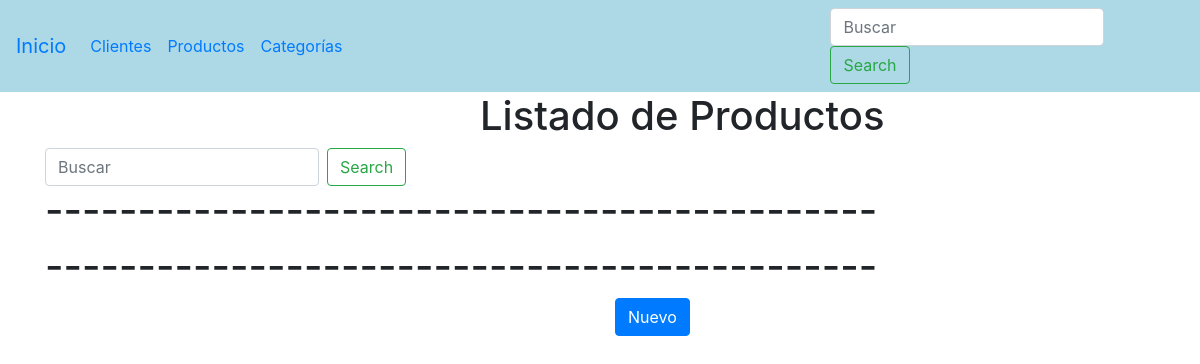
The app's page /producto/lista_productos/, older data.
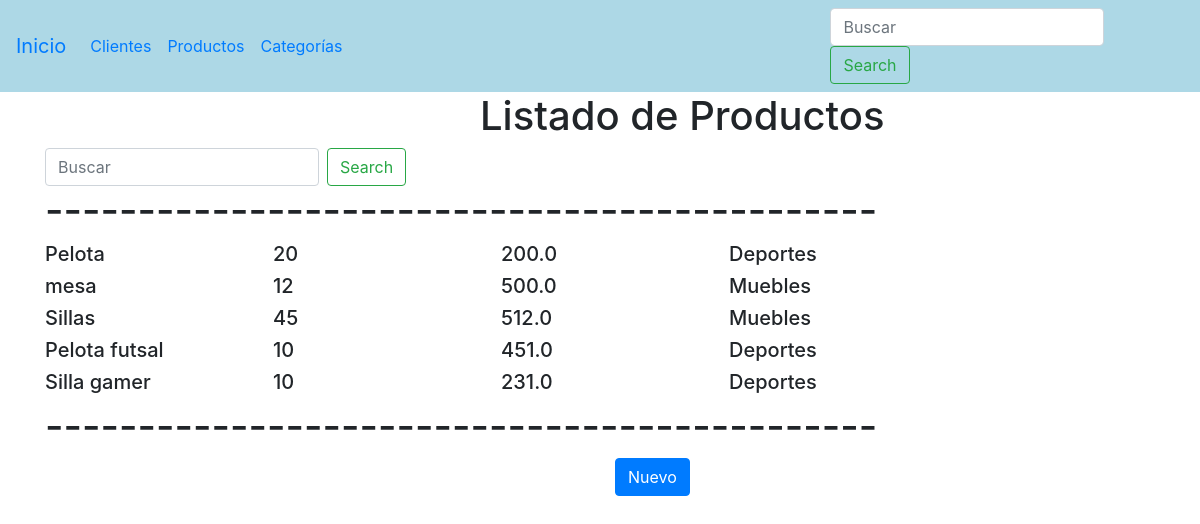
The same page, newer data.
### producto/models.py (models this page shows, shortened)
class Producto(models.Model):
    nombre=models.CharField(max_length=50)
    stock=models.IntegerField()
    precio=models.FloatField()
    categoria=models.ForeignKey(Categorias, on_delete=models.CASCADE)
    class Meta:
        verbose_name="Producto"
        verbose_name_plural="Productos"

### categorias/models.py (models this page shows)
class Categorias(models.Model):
     nombre=models.CharField(max_length=50)
     clasificacion=models.CharField(max_length=50)
     def __str__(self):
        return self.nombre

### producto/views.py (the view)
# urls.py: path('lista_productos/', views.lista_productos, name="lista_productos"),
def lista_productos(request):
    productos=Producto.objects.all()
    return render(request, "producto/list_producto.html",{"productos": productos})

### templates/producto/list_producto.html (shortened to what this page needs)
{% extends 'base.html' %}
{% block contenido %}
<h1 style="margin-left:30rem">Listado de Productos</h1>
<div class="container">
    <form class="form-inline my-2 my-lg-0" action = "/producto/buscar_producto/" method = "GET">
    <input class="form-control mr-sm-2" type="text" placeholder="Buscar" aria-label="Search" name = 'buscar'>
    <button class="btn btn-outline-success my-2 my-sm-0" type="submit">Search</button>
    </form>
</div>
<div class="container">
    <h1>---------------------------------------------</h1>
</div>
{% for producto in productos %}
    <div class="container">
        <div class="row">
            <div class="col-sm">
                   <h5>{{producto.nombre}}</h5>
            </div>
            <div class="col-sm">
                <h5>{{producto.stock}}</h5>
            </div>
            <div class="col-sm">
                <h5>{{producto.precio}}</h5>
            </div>
            <div class="col-sm">
                <h5>{{producto.categoria}}</h5>
            </div>
            <div class="col-sm">
            </div>
        </div>
    </div>
{% endfor %}
<div class="container">
    <h1>---------------------------------------------</h1>
</div>
<div class="container">
    <div class="row">
        <div class="col-sm">
        </div>
        <div class="col-sm">
            <a href="/producto/nuevo_producto/" class="btn btn-primary">Nuevo</a>
        </div>
    </div>
</div>
{% endblock %}

### templates/base.html (shortened to what this page needs)
<!DOCTYPE html>
<html lang="en">
<head>
    <link rel="stylesheet" href="https://cdn.jsdelivr.net/npm/bootstrap@4.6.1/dist/css/bootstrap.min.css"
>
</head>
<body>
    <nav class="navbar navbar-expand-lg navbar " style="background: lightblue;">
        <a class="navbar-brand" href="/">Inicio</a>
        <div class="collapse navbar-collapse" id="navbarSupportedContent">
            <ul class="navbar-nav mr-auto">
                <li class="nav-item active">
                    <a class="nav-link" href="/cliente/lista_clientes/">Clientes </a>
                </li>
                <li class="nav-item">
                    <a class="nav-link" href="/producto/lista_productos/">Productos</a>
                </li>
                <li class="nav-item" style="margin-right: 30rem">
                    <a class="nav-link" href="/categoria/categoria/">Categorías</a>
                </li>
            </ul>
            <form class="form-inline my-2 my-lg-0" action = "/cliente/buscar_cliente/" method = "GET">
                <input class="form-control mr-sm-2" type="text" placeholder="Buscar" aria-label="Search" name = 'buscar'>
                <button class="btn btn-outline-success my-2 my-sm-0" type="submit">Search</button>
            </form>
        </div>
    </nav>
    {% block contenido %}
    {% endblock %}
</body>
</html>

Row changes from the older to the newer data that the page shows:
added Producto: nombre "Pelota", stock "20", precio "200.0", categoria "Deportes"
added Producto: nombre "mesa", stock "12", precio "500.0", categoria "Muebles"
added Producto: nombre "Sillas", stock "45", precio "512.0", categoria "Muebles"
added Producto: nombre "Pelota futsal", stock "10", precio "451.0", categoria "Deportes"
added Producto: nombre "Silla gamer", stock "10", precio "231.0", categoria "Deportes"
